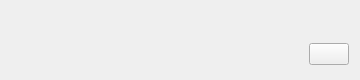
<?xml version="1.0" encoding="UTF-8"?>
<ui version="4.0">
 <class>Item</class>
 <widget class="QWidget" name="Item">
  <property name="geometry">
   <rect>
    <x>0</x>
    <y>0</y>
    <width>360</width>
    <height>80</height>
   </rect>
  </property>
  <property name="windowTitle">
   <string>Item</string>
  </property>
  <layout class="QHBoxLayout" name="horizontalLayout" stretch="3,1">
   <item>
    <widget class="QLabel" name="label">
     <property name="text">
      <string/>
     </property>
    </widget>
   </item>
   <item>
    <layout class="QVBoxLayout" name="verticalLayout">
     <item alignment="Qt::AlignRight">
      <widget class="QPushButton" name="deletePushButton">
       <property name="sizePolicy">
        <sizepolicy hsizetype="Fixed" vsizetype="Fixed">
         <horstretch>0</horstretch>
         <verstretch>0</verstretch>
        </sizepolicy>
       </property>
       <property name="text">
        <string/>
       </property>
       <property name="flat">
        <bool>true</bool>
       </property>
      </widget>
     </item>
     <item alignment="Qt::AlignRight">
      <widget class="QPushButton" name="pushButton">
       <property name="sizePolicy">
        <sizepolicy hsizetype="Fixed" vsizetype="Fixed">
         <horstretch>0</horstretch>
         <verstretch>0</verstretch>
        </sizepolicy>
       </property>
       <property name="text">
        <string/>
       </property>
      </widget>
     </item>
    </layout>
   </item>
  </layout>
 </widget>
 <resources/>
 <connections/>
</ui>
